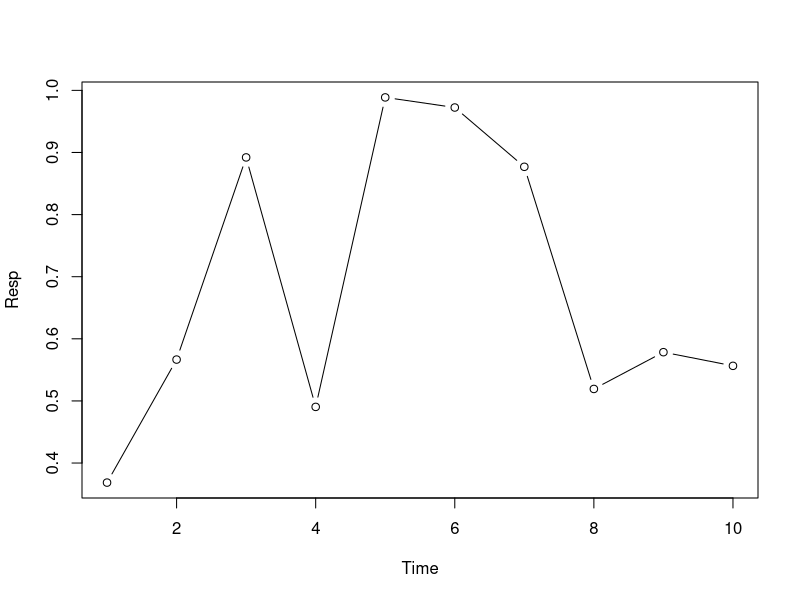

The R script that drew this image:
## ---- chunk 1
# Annotation/comment
Time <- seq(1,10) # seq. makes integer sequence
print(Time)   # shows contents
Resp <- runif(10) #random uniform (runif), gives 10 random uniforms
print(Resp)
plot(x=Time, y=Resp, type="b") #b is both  point and line connecting 

